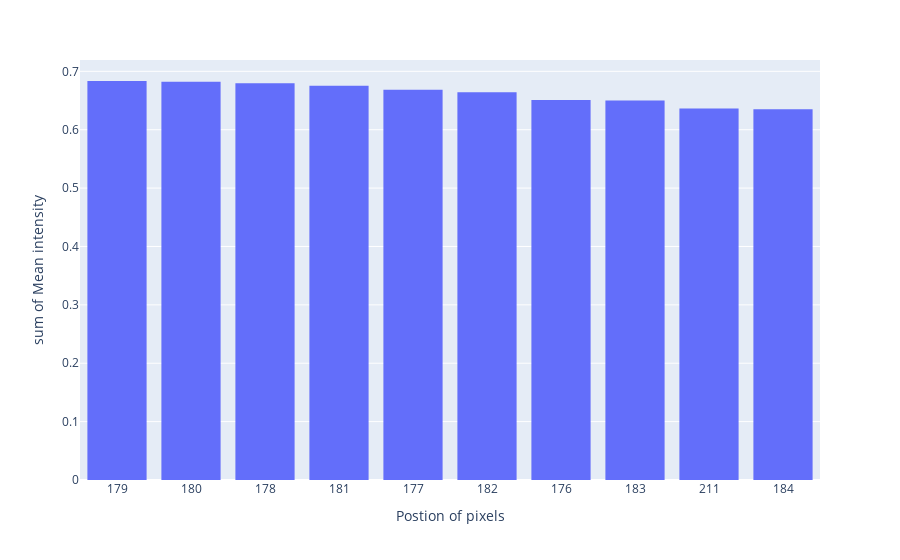

The code cell stored with this chart in its notebook:
### Code cell
px.histogram(x=top_10_pixels,y=pixel_means.head(10).values,labels={'x':'Postion of pixels','y':'Mean intensity'},).show()

### Figure 1 — Plotly figure (JSON) as saved in the notebook; plotly's stock layout.template omitted (floating-point values rounded to 4 significant figures)
{"data": [{"alignmentgroup": "True", "bingroup": "x", "histfunc": "sum", "hovertemplate": "Postion of pixels=%{x}<br>sum of Mean intensity=%{y}<extra></extra>", "legendgroup": "", "marker": {"color": "#636efa", "pattern": {"shape": ""}}, "name": "", "offsetgroup": "", "orientation": "v", "showlegend": false, "type": "histogram", "x": ["179", "180", "178", "181", "177", "182", "176", "183", "211", "184"], "xaxis": "x", "y": [0.6835, 0.682, 0.6795, 0.6753, 0.6683, 0.6643, 0.651, 0.6502, 0.6365, 0.6351], "yaxis": "y"}], "layout": {"barmode": "relative", "legend": {"tracegroupgap": 0}, "margin": {"t": 60}, "xaxis": {"anchor": "y", "domain": [0, 1], "title": {"text": "Postion of pixels"}}, "yaxis": {"anchor": "x", "domain": [0, 1], "title": {"text": "sum of Mean intensity"}}}}
